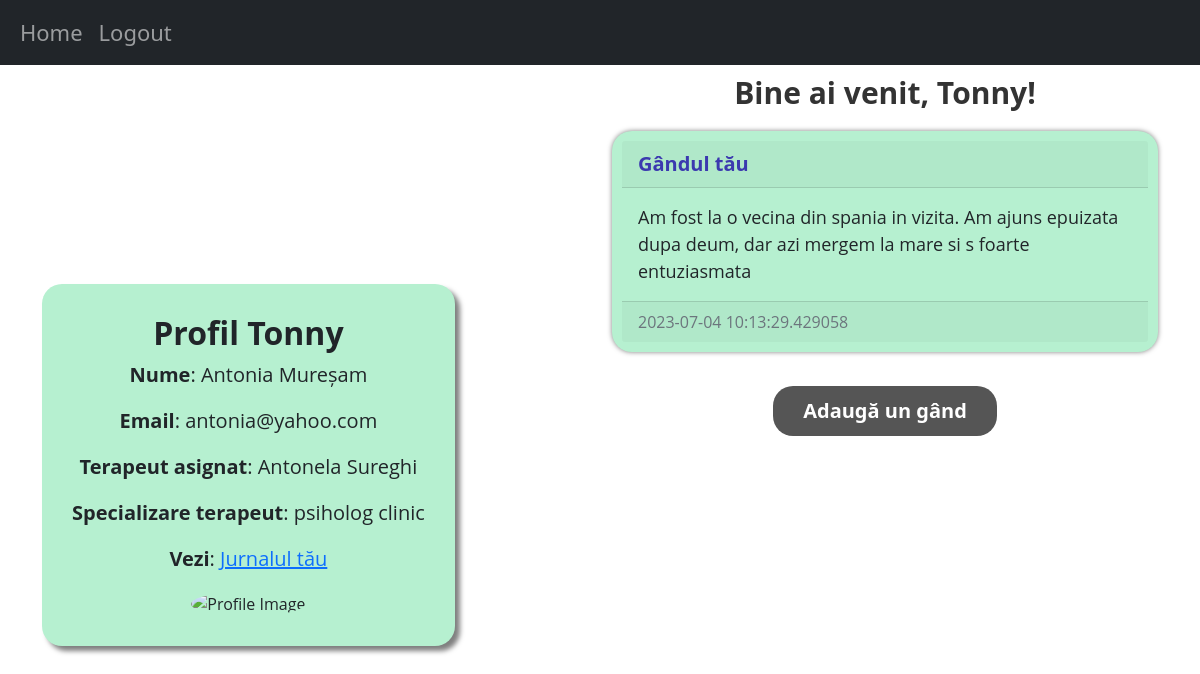
Screenshot of /home/pacient (signed in) with the database file from the repository.
### website/domain/models.py (models this page shows)
class User(db.Model, UserMixin):
    id = db.Column(db.Integer, primary_key=True)
    email = db.Column(db.String(150), unique=True)
    username = db.Column(db.String(150), unique=True)
    password = db.Column(db.String(150))
    email_confirmed_at = db.Column(db.DateTime(timezone=True), default=datetime.now())
    date_created = db.Column(db.DateTime(timezone=True), default=datetime.now())
    posts = db.relationship('Post', backref='user', passive_deletes=True)
    role = db.Column(db.String(100))

class Pacient(db.Model):
    __tablename__ = 'pacient'
    id = db.Column(db.Integer(), db.ForeignKey('user.id', ondelete='CASCADE'), primary_key=True)
    first_name = db.Column(db.String(50))
    last_name = db.Column(db.String(50))
    terapeut_asignat = db.Column(db.Integer, db.ForeignKey('terapeut.id', ondelete="CASCADE"), nullable=False)

class Terapeut(db.Model):
    __tablename__ = 'terapeut'
    id = db.Column(db.Integer(), db.ForeignKey('user.id', ondelete='CASCADE'), primary_key=True)
    first_name = db.Column(db.String(50))
    last_name = db.Column(db.String(50))
    function = db.Column(db.String(150))
    license = db.Column(db.String(150))
    activity_start_year = db.Column(db.Integer())

class Post(db.Model):
    id = db.Column(db.Integer, primary_key=True)
    text = db.Column(db.Text, nullable=False)
    date_created = db.Column(db.DateTime(timezone=True), default=datetime.now())
    author = db.Column(db.Integer, db.ForeignKey(
        'user.id', ondelete="CASCADE"), nullable=False)
    result = db.Column(db.String(150))

### website/controller/pacientView.py (the view)
    @staticmethod
    @views.route("/home/pacient")
    @login_required
    @__role_required('pacient')
    def home_Pacient():
        posts = Post.query.filter_by(author=current_user.id).all()
        pacienti = Pacient.query.filter_by(terapeut_asignat=current_user.id)
        lista_finala = []
        for post in posts:
            if post.date_created!= None and post.date_created.date() == date.today():
                lista_finala.append(post)
        if current_user.role == 'terapeut':
            return render_template("homeTerapeut.html", user=current_user, pacienti=pacienti)
        else:
            pacient = Pacient.query.filter_by(id=current_user.id).first()
            terap = Terapeut.query.filter_by(id=pacient.terapeut_asignat).first()
            return render_template("homePacient.html", user=current_user, posts=lista_finala,pacient=pacient,terapeut=terap)

### website/controller/pacientView.py (called while the page is built)
    @staticmethod
    def __role_required(role):
        def decorator(func):
            @wraps(func)
            def wrapper(*args, **kwargs):
                if not current_user.role == role:
                    return "Unauthorized access", 403
                return func(*args, **kwargs)
            return wrapper
        return decorator

### website/templates/homePacient.html
{% extends "jurnal.html" %} {% block title %}Home{% endblock %}

### website/templates/jurnal.html (shortened to what this page needs)
{% extends "base.html" %}
{% block content %}
<div class="row">
  <div class="col-md-6 mx-auto d-flex align-items-center vh-100">
    <div class="card border-dark text-center" style="background-color: #b6f0d0;
      box-shadow: 5px 5px 5px rgba(0, 0, 0, 0.5);
      margin-top: auto;
      margin-bottom: auto;
      padding: 30px;
      border-radius: 20px;
      border: none;
      font-family: 'Open Sans', sans-serif !important;">
      <h5 class="card-title" style="font-size: 32px; font-weight: bold;">Profil {{ user.username }}</h5>
      <p class="card-text" style="font-size: 20px;"><b>Nume</b>: {{ pacient.first_name }} {{ pacient.last_name }}</p>
      <p class="card-text" style="font-size: 20px;"><b>Email</b>: {{ user.email }}</p>
      <p class="card-text" style="font-size: 20px;"><b>Terapeut asignat</b>: {{ terapeut.first_name }} {{ terapeut.last_name }}</p>
      <p class="card-text" style="font-size: 20px;"><b>Specializare terapeut</b>: {{ terapeut.function }}</p>
      <p class="card-text" style="font-size: 20px;"><b>Vezi</b>: <a href="/jurnal" style="font-size: 20px;">Jurnalul tău</a></p>
      <div style="max-width: 430px; margin: 0 auto;">
        <img src="https://insidesmallbusiness.com.au/wp-content/uploads/2021/04/bigstock-Hands-Of-Diverse-Group-Of-Peop-343671511-e1625192493671.jpg" alt="Profile Image" style="width: 100%; height: 100%; border-radius: 50%;">
      </div>
    </div>
  </div>
  <div class="col-md-6">
    <h1 align="center" style="font-size: 30px;
      font-weight: bold;
      color: #333;
      padding: 10px;">
      {% block header %}Bine ai venit, {{ user.username }}!{% endblock %}
    </h1>
    <div id="posts">
      {% for post in posts %}
      <div class="card border-dark" style="background-color: #b6f0d0;
        box-shadow: 0px 0px 5px rgba(0, 0, 0, 0.5);
        margin: 10px auto;
        max-width: 1000px;
        padding: 10px;
        border-radius: 20px;
        border: none;
        font-family: 'Open Sans', sans-serif !important;">
        <div class="card-header d-flex justify-content-between align-items-center">
          <div class="card-text" style="font-size: 20px; font-weight:bold; color: #3b39af">Gândul tău</div>
        </div>
        <div class="card-body">
          <div class="card-text" style="font-size: 18px;">{{ post.text }}</div>
        </div>
        <div class="card-footer text-muted">{{ post.date_created }}</div>
      </div>
      <br/>
      {% endfor %}
    </div>
    {% block footer %}
    <div align="center">
      <a href="/create-post">
        <button type="button">Adaugă un gând</button>
      </a>
    </div>
    {% endblock %}
  </div>
</div>
{% endblock %}

### website/static/style.css (style rules this page uses)
body { font-family: 'Open Sans', sans-serif; background-color: #F5F5F5; color: #333; }
button { background-color: #555; border: none; color: #fff; padding: 10px 30px; text-align: center; font-size: 20px !important; font-weight: bold; margin: 20px auto; max-width: 600px; border-radius: 20px !important; cursor: pointer; }
a { color: #4CAF50; text-decoration: none; }

### rows the page displays
User: username "Tonny", email "antonia@yahoo.com"
Pacient: first_name "Antonia", last_name "Mureșam"
Terapeut: first_name "Antonela", last_name "Sureghi", function "psiholog clinic"
Post: text "Am fost la o vecina din spania in vizita. Am ajuns epuizata dupa deum, dar azi mergem la mare si s foarte entuziasmata", date_created "2023-07-04 10:13:29.429058"
